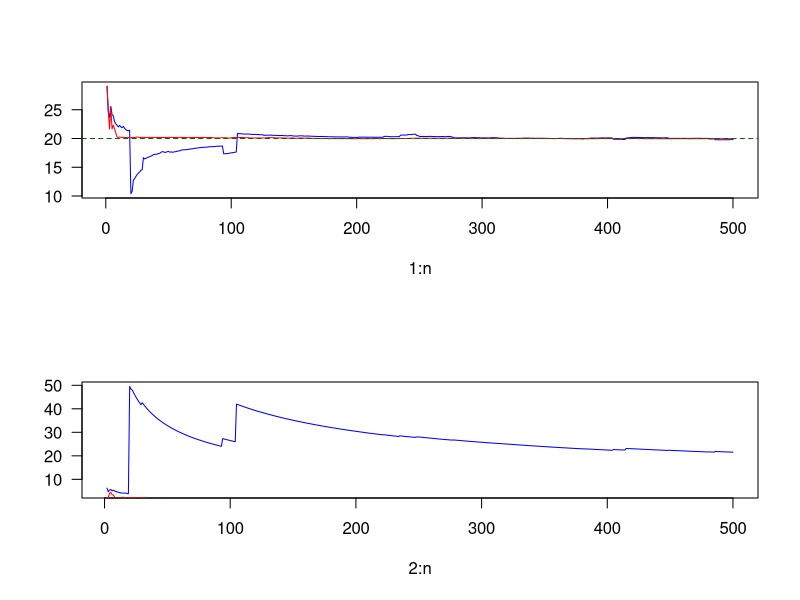

This chart was generated by the following R code:
rm(list = ls())

par(mfrow=c(2,1))

n = 500
a = 20
d = 1
y = rcauchy(n, location=a, scale=d)
mean_y = numeric(n)
median_y = numeric(n)
sd_y = numeric(n)
sqr_y = numeric(n)
for (i in 1:n) 
{
  x = y[1:i]
  mean_y[i] = mean(x)
  median_y[i] = median(x)
  sd_y[i] = sd(x)
  sqr_y[i] = IQR(x)/2
}

plot(1:n, mean_y, type = "l", col = "blue", ylab=" ", las=1)
lines(1:n, median_y, col = "red")
abline(h = a, col = "darkgreen", lty = 2)

plot(2:n, sd_y[2:n], type = "l", col = "blue", ylab=" ", las=1)
lines(2:n, sqr_y[2:n], col = "red")
abline(h = d, col = "darkgreen", lty = 2)
